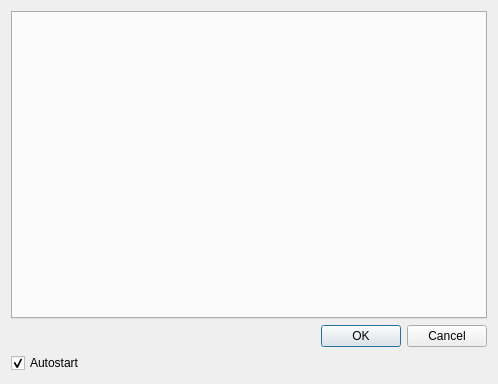
<?xml version="1.0" encoding="UTF-8"?>
<ui version="4.0">
 <class>CreatePluginDialog</class>
 <widget class="QDialog" name="CreatePluginDialog">
  <property name="geometry">
   <rect>
    <x>0</x>
    <y>0</y>
    <width>498</width>
    <height>384</height>
   </rect>
  </property>
  <property name="windowTitle">
   <string>Dialog</string>
  </property>
  <layout class="QVBoxLayout" name="verticalLayout">
   <item>
    <widget class="QTabWidget" name="tabWidget">
     <property name="currentIndex">
      <number>-1</number>
     </property>
     <property name="tabsClosable">
      <bool>false</bool>
     </property>
     <property name="movable">
      <bool>false</bool>
     </property>
    </widget>
   </item>
   <item>
    <widget class="QDialogButtonBox" name="buttonBox">
     <property name="orientation">
      <enum>Qt::Horizontal</enum>
     </property>
     <property name="standardButtons">
      <set>QDialogButtonBox::Cancel|QDialogButtonBox::Ok</set>
     </property>
    </widget>
   </item>
   <item>
    <widget class="QCheckBox" name="autostartBox">
     <property name="text">
      <string>Autostart</string>
     </property>
     <property name="checked">
      <bool>true</bool>
     </property>
    </widget>
   </item>
  </layout>
 </widget>
 <resources/>
 <connections>
  <connection>
   <sender>buttonBox</sender>
   <signal>accepted()</signal>
   <receiver>CreatePluginDialog</receiver>
   <slot>accept()</slot>
   <hints>
    <hint type="sourcelabel">
     <x>248</x>
     <y>254</y>
    </hint>
    <hint type="destinationlabel">
     <x>157</x>
     <y>274</y>
    </hint>
   </hints>
  </connection>
  <connection>
   <sender>buttonBox</sender>
   <signal>rejected()</signal>
   <receiver>CreatePluginDialog</receiver>
   <slot>reject()</slot>
   <hints>
    <hint type="sourcelabel">
     <x>316</x>
     <y>260</y>
    </hint>
    <hint type="destinationlabel">
     <x>286</x>
     <y>274</y>
    </hint>
   </hints>
  </connection>
 </connections>
</ui>
